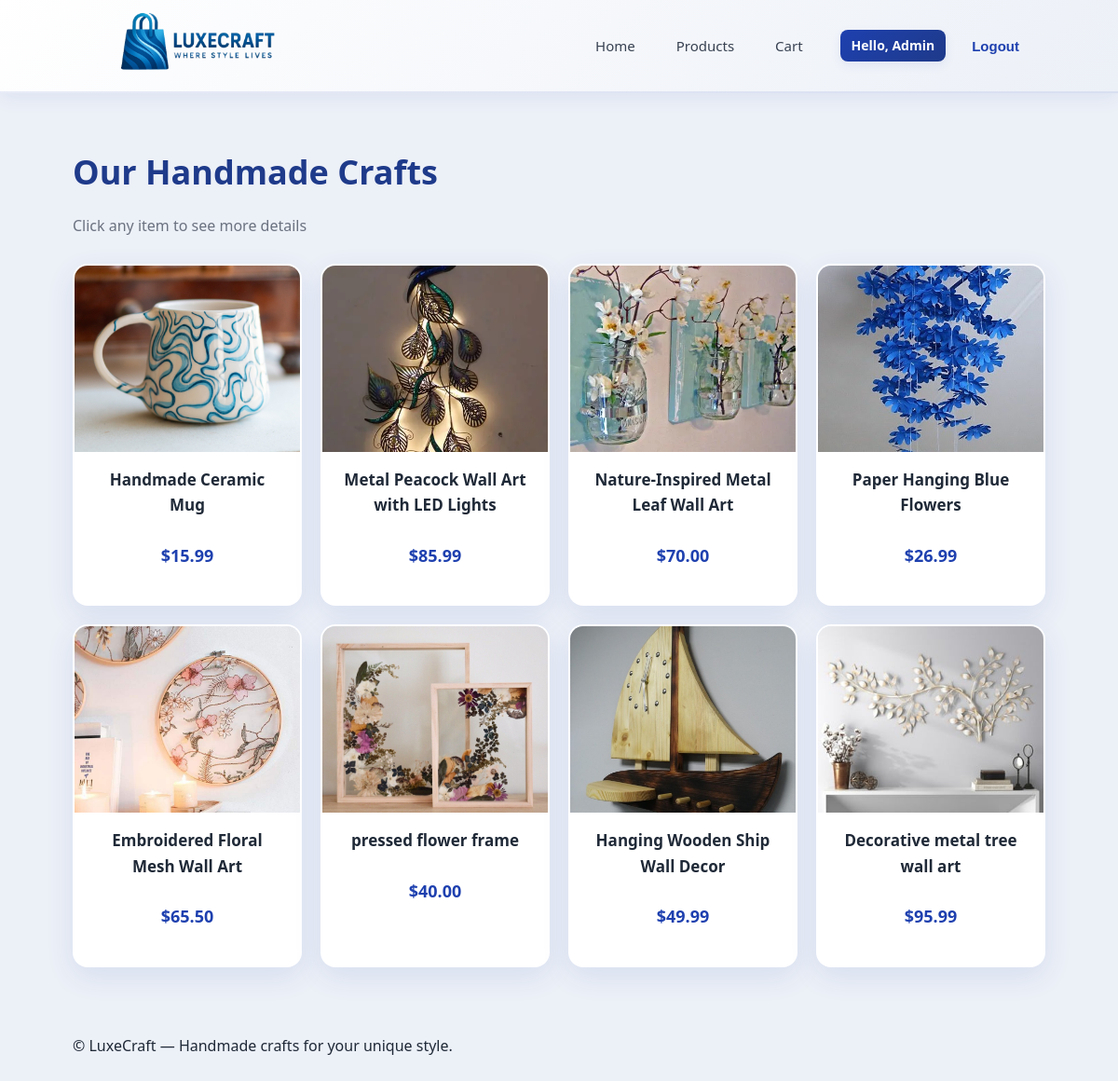
Screenshot of /products/ (signed in) with the database file from the repository.
### shop/models.py (models this page shows, shortened)
class Product(models.Model):
    name = models.CharField(max_length=200)
    description = models.TextField()
    price = models.DecimalField(max_digits=8, decimal_places=2)
    image = models.ImageField(upload_to='products/', blank=True, null=True)

### shop/views.py (the view)
# urls.py: path('products/', views.products, name='products'),
def products(request):
    all_products = Product.objects.all()
    return render(request, 'shop/products.html', {'products': all_products})

### shop/templates/shop/products.html (shortened to what this page needs)
{% extends 'shop/base.html' %}
{% block content %}
<section class="page-header">
  <h1>Our Handmade Crafts</h1>
  <p class="muted">Click any item to see more details</p>
</section>
<section class="product-grid">
  {% for product in products %}
    <article class="card">
      <a href="{% url 'product_detail' product.id %}" class="card-link">
        <div class="card-media">
          {% if product.image %}
            <img src="{{ product.image.url }}" alt="{{ product.name }}">
          {% else %}
            <div class="placeholder">No image</div>
          {% endif %}
        </div>
        <div class="card-body">
          <h3 class="card-title">{{ product.name }}</h3>
          <p class="card-price">${{ product.price }}</p>
        </div>
      </a>
    </article>
  {% empty %}
    <p>No handmade crafts available at the moment.</p>
  {% endfor %}
</section>
{% endblock %}

### shop/templates/shop/base.html (shortened to what this page needs)
<!DOCTYPE html>
<html lang="en">
<head>
  {% load static %}
  <link rel="stylesheet" href="{% static 'shop/css/styles.css' %}">
</head>
<body>
<header class="site-header">
  <div class="header-inner">
    <a class="brand" href="{% url 'home' %}">
      <img src="{% static 'shop/images/logo.png' %}" alt="LuxeCraft Logo" class="logo">
    </a>
    <nav class="main-nav">
      <a href="{% url 'home' %}">Home</a>
      <a href="{% url 'products' %}">Products</a>
      <a href="{% url 'cart' %}">Cart</a>
      {% if user.is_authenticated %}
        <span class="user-pill">Hello, {{ user.username }}</span>
        <form method="post" action="{% url 'logout' %}" style="display:inline;">
          <button type="submit" class="logout-btn">Logout</button>
        </form>
      {% else %}
        <a href="{% url 'login' %}" class="login-link">Sign In</a>
        <a href="{% url 'signup' %}" class="signup-link">Sign Up</a>
      {% endif %}
    </nav>
  </div>
</header>
<main class="container">
  {% block content %}{% endblock %}
</main>
<footer class="site-footer">
  <div class="container">
    <p>© {{ now|date:"Y" }} LuxeCraft — Handmade crafts for your unique style.</p>
  </div>
</footer>
</body>
</html>

### shop/static/shop/css/styles.css (style rules this page uses)
:root { --accent: #1E40AF; --accent-dark: #1E3A8A; --accent-light: #3B82F6; --muted: #6b7280; --bg: #ecf0f7; --card: #ffffff; --radius: 16px; --shadow: 0 10px 30px rgba(30, 64, 175, 0.1); --shadow-hover: 0 20px 50px rgba(30, 64, 175, 0.15); --container: 1100px; --gap: 20px; }
* { box-sizing: border-box; }
html, body { height: 100%; }
body { margin: 0; font-family: 'Segoe UI', Roboto, 'Helvetica Neue', Arial, sans-serif; background: var(--bg); color: #1f2937; -webkit-font-smoothing: antialiased; -moz-osx-font-smoothing: grayscale; line-height: 1.6; }
.container { max-width: var(--container); margin: 0 auto; padding: 28px; }
.site-header { background: linear-gradient(135deg, #ffffff 0%, #ecf0f7 100%); border-bottom: 2px solid rgba(30, 64, 175, 0.1); position: sticky; top: 0; z-index: 40; height: 100px; overflow: visible; box-shadow: 0 4px 20px rgba(30, 64, 175, 0.08); backdrop-filter: blur(10px); }
.header-inner { display: flex; align-items: center; justify-content: space-between; gap: 40px; height: 100%; padding: 12px 40px; max-width: var(--container); margin: 0 auto; width: 100%; }
.logo { position: absolute; left: 0; top: 50%; transform: translateY(-50%); height: 155px; width: auto; object-fit: contain; transition: transform 0.28s ease; }
.brand { display: block; position: relative; width: 160px; text-decoration: none; flex-shrink: 0; }
.main-nav { display: flex; align-items: center; gap: 12px; margin-left: auto; }
.main-nav a { color: #374151; text-decoration: none; font-weight: 500; padding: 8px 16px; border-radius: 8px; transition: all 0.3s ease; font-size: 15px; position: relative; }
.main-nav a::after { content: ''; position: absolute; bottom: 0; left: 50%; width: 0; height: 2px; background: var(--accent); transition: all 0.3s ease; transform: translateX(-50%); }
.user-pill { display: inline-block; margin-left: 12px; padding: 6px 12px; border-radius: 8px; background: linear-gradient(135deg, var(--accent) 0%, var(--accent-dark) 100%); color: #ffffff; font-size: 14px; font-weight: 600; transition: background 0.12s ease, transform 0.12s ease, box-shadow 0.12s ease; box-shadow: 0 4px 12px rgba(30,64,175,0.08); }
.logout-btn { background: transparent; border: none; color: var(--accent); font-weight: 600; padding: 8px 16px; border-radius: 8px; cursor: pointer; transition: all 0.3s ease; font-size: 15px; }
.page-header { margin: 28px 0 18px 0; }
.page-header h1 { margin: 0; color: var(--accent-dark); font-size: 36px; font-weight: 700; }
.muted { color: var(--muted); }
.product-grid { display: grid; grid-template-columns: repeat(auto-fill, minmax(240px, 1fr)); gap: var(--gap); margin-top: 28px; }
.card { background: var(--card); border-radius: var(--radius); overflow: hidden; box-shadow: var(--shadow); transition: transform 0.25s ease, box-shadow 0.25s ease, border-color 0.25s ease; display: flex; flex-direction: column; border: 2px solid transparent; }
.card-link { color: inherit; text-decoration: none; display: block; height: 100%; }
.card-media { height: 200px; width: 100%; overflow: hidden; display: flex; align-items: center; justify-content: center; background: linear-gradient(135deg, #DBEAFE 0%, #EFF6FF 100%); position: relative; }
.card-media img { width: 100%; height: 100%; object-fit: cover; display: block; transition: transform 0.3s ease; }
.card-body { padding: 16px 18px 20px 18px; text-align: center; flex-grow: 1; display: flex; flex-direction: column; justify-content: space-between; }
.card-title { margin: 0 0 8px 0; font-size: 17px; font-weight: 600; color: #1f2937; }
.card-price { color: var(--accent); font-weight: 700; font-size: 18px; }

### rows the page displays
Product: image (picture), name "Handmade Ceramic Mug", price "15.99"
Product: image (picture), name "Metal Peacock Wall Art with LED Lights", price "85.99"
Product: image (picture), name "Nature-Inspired Metal Leaf Wall Art", price "70.00"
Product: image (placeholder picture), name "Paper Hanging Blue Flowers", price "26.99"
Product: image (picture), name "Embroidered Floral Mesh Wall Art", price "65.50"
Product: image (picture), name "pressed flower frame", price "40.00"
Product: image (picture), name "Hanging Wooden Ship Wall Decor", price "49.99"
Product: image (picture), name "Decorative metal tree wall art", price "95.99"

### other values shown
{{ user.username }} "Admin"
